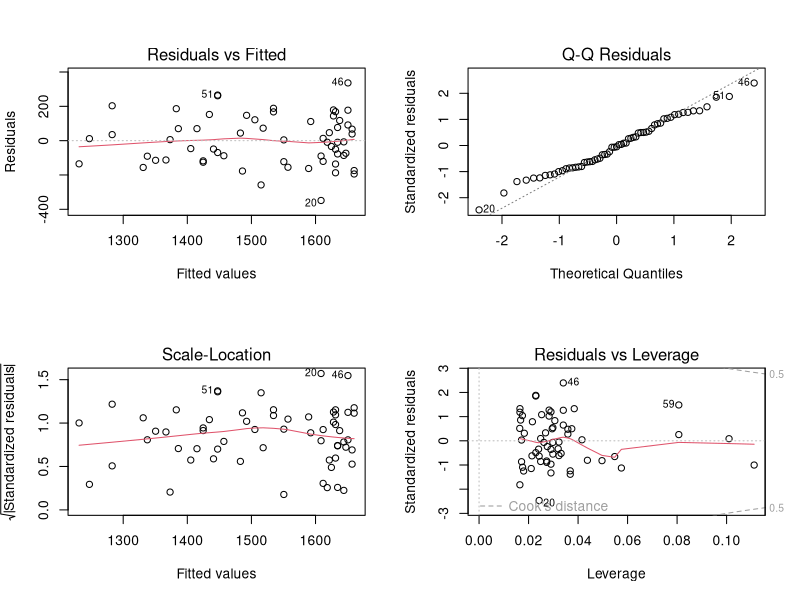
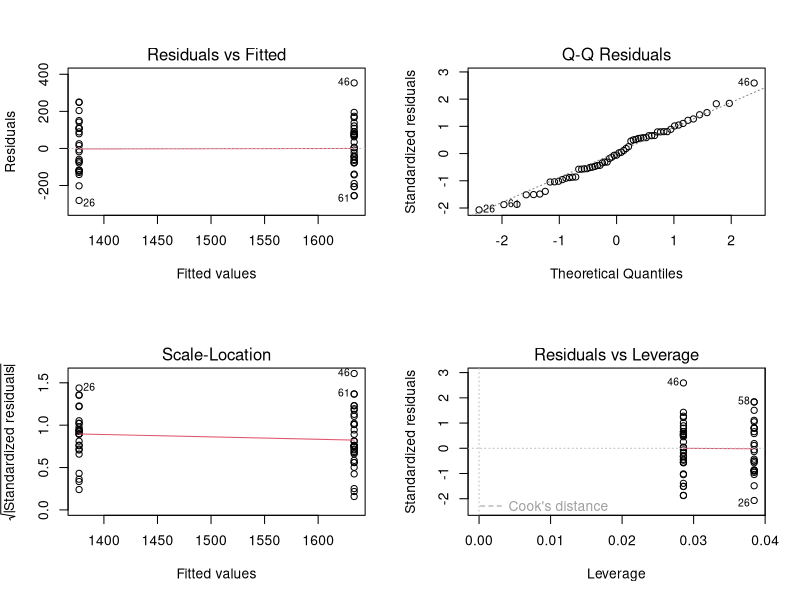
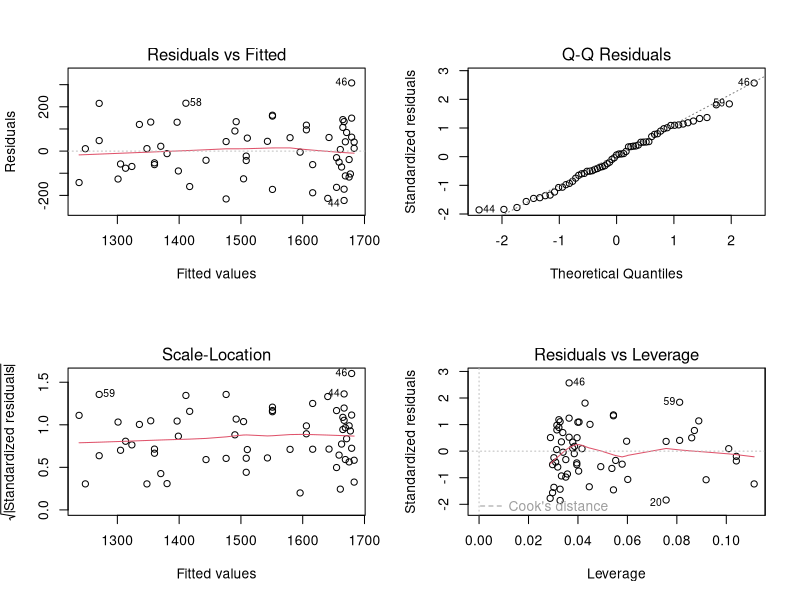

Write the R code that produced these figures, in order.
rm(list=ls())

library("HSAUR3")
data(water)
str(water)

# mod.hard <- lm(mortality ~ hardness, data = water)
mod.hard <- lm(water$mortality ~ water$hardness)
summary(mod.hard)

par(mfrow=c(2,2))
plot(mod.hard)

mod.loc <- lm(mortality ~ location, data = water)
summary(mod.loc)
coef(mod.loc)
levels(water$location)

par(mfrow=c(2,2))
plot(mod.loc)

t.test(water$mortality ~ water$location)

mod.hard.loc <- lm(mortality ~ hardness + location, data = water)
summary(mod.hard.loc)

mod.hard <- lm(mortality ~ hardness, data = water)                # mod 1
mod.loc <- lm(mortality ~ location, data = water)                 # mod 2 
mod.hard.loc <- lm(mortality ~ hardness + location, data = water) # mod 3

mod.hard <- lm(mortality ~ hardness, data = water)                # mod 1
mod.loc <- lm(mortality ~ location, data = water)                 # mod 2 
mod.hard.loc <- lm(mortality ~ hardness + location, data = water) # mod 3
AIC(mod.hard, mod.loc, mod.hard.loc)
round(AIC(mod.hard, mod.loc, mod.hard.loc), 2)

mod.hard.loc <- lm(mortality ~ hardness + location, data = water)
par(mfrow=c(2,2))
plot(mod.hard.loc)
